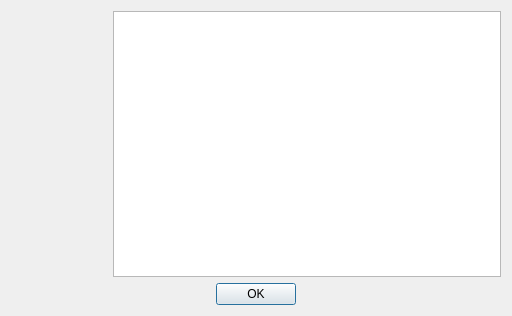
<?xml version="1.0" encoding="UTF-8"?>
<ui version="4.0">
 <class>AboutDialog</class>
 <widget class="QDialog" name="AboutDialog">
  <property name="geometry">
   <rect>
    <x>0</x>
    <y>0</y>
    <width>512</width>
    <height>316</height>
   </rect>
  </property>
  <property name="windowTitle">
   <string>Dialog</string>
  </property>
  <property name="modal">
   <bool>true</bool>
  </property>
  <layout class="QGridLayout" name="gridLayout">
   <item row="0" column="0">
    <layout class="QHBoxLayout" name="horizontalLayout">
     <item>
      <layout class="QVBoxLayout" name="verticalLayout_2">
       <item>
        <widget class="QLabel" name="iconLabel">
         <property name="minimumSize">
          <size>
           <width>96</width>
           <height>96</height>
          </size>
         </property>
         <property name="text">
          <string/>
         </property>
        </widget>
       </item>
       <item>
        <spacer name="verticalSpacer">
         <property name="orientation">
          <enum>Qt::Vertical</enum>
         </property>
         <property name="sizeHint" stdset="0">
          <size>
           <width>20</width>
           <height>40</height>
          </size>
         </property>
        </spacer>
       </item>
      </layout>
     </item>
     <item>
      <widget class="QTextBrowser" name="textEdit"/>
     </item>
    </layout>
   </item>
   <item row="1" column="0">
    <widget class="QDialogButtonBox" name="buttonBox">
     <property name="orientation">
      <enum>Qt::Horizontal</enum>
     </property>
     <property name="standardButtons">
      <set>QDialogButtonBox::Ok</set>
     </property>
     <property name="centerButtons">
      <bool>true</bool>
     </property>
    </widget>
   </item>
  </layout>
 </widget>
 <resources/>
 <connections>
  <connection>
   <sender>buttonBox</sender>
   <signal>accepted()</signal>
   <receiver>AboutDialog</receiver>
   <slot>accept()</slot>
   <hints>
    <hint type="sourcelabel">
     <x>248</x>
     <y>254</y>
    </hint>
    <hint type="destinationlabel">
     <x>157</x>
     <y>274</y>
    </hint>
   </hints>
  </connection>
  <connection>
   <sender>buttonBox</sender>
   <signal>rejected()</signal>
   <receiver>AboutDialog</receiver>
   <slot>reject()</slot>
   <hints>
    <hint type="sourcelabel">
     <x>316</x>
     <y>260</y>
    </hint>
    <hint type="destinationlabel">
     <x>286</x>
     <y>274</y>
    </hint>
   </hints>
  </connection>
 </connections>
</ui>
